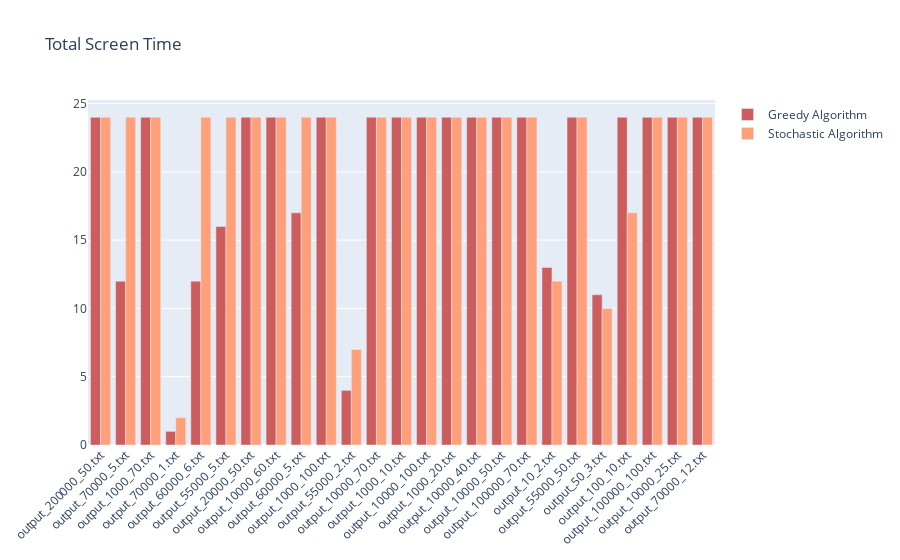

Notebook source saved alongside this figure:
### Code cell
fig = go.Figure()
fig.add_trace(go.Bar(
    x=files,
    y=screen_time_df['greedy'],
    name='Greedy Algorithm',
    marker_color='indianred'
))
fig.add_trace(go.Bar(
    x=files,
    y=screen_time_df['random'],
    name='Stochastic Algorithm',
    marker_color='lightsalmon'
))

fig.update_layout(barmode='group', xaxis_tickangle=-45, title="Total Screen Time")
fig.show()

### Figure 1 — Plotly figure (JSON) as saved in the notebook; plotly's stock layout.template omitted (floating-point values rounded to 4 significant figures)
{"data": [{"marker": {"color": "indianred"}, "name": "Greedy Algorithm", "type": "bar", "x": ["output_200000_50.txt", "output_70000_5.txt", "output_1000_70.txt", "output_70000_1.txt", "output_60000_6.txt", "output_55000_5.txt", "output_20000_50.txt", "output_10000_60.txt", "output_60000_5.txt", "output_1000_100.txt", "output_55000_2.txt", "output_10000_70.txt", "output_1000_10.txt", "output_10000_100.txt", "output_1000_20.txt", "output_10000_40.txt", "output_10000_50.txt", "output_100000_70.txt", "output_10_2.txt", "output_55000_50.txt", "output_50_3.txt", "output_100_10.txt", "output_100000_100.txt", "output_10000_25.txt", "output_70000_12.txt"], "y": [24, 12, 24, 1, 12, 16, 24, 24, 17, 24, 4, 24, 24, 24, 24, 24, 24, 24, 13, 24, 11, 24, 24, 24, 24]}, {"marker": {"color": "lightsalmon"}, "name": "Stochastic Algorithm", "type": "bar", "x": ["output_200000_50.txt", "output_70000_5.txt", "output_1000_70.txt", "output_70000_1.txt", "output_60000_6.txt", "output_55000_5.txt", "output_20000_50.txt", "output_10000_60.txt", "output_60000_5.txt", "output_1000_100.txt", "output_55000_2.txt", "output_10000_70.txt", "output_1000_10.txt", "output_10000_100.txt", "output_1000_20.txt", "output_10000_40.txt", "output_10000_50.txt", "output_100000_70.txt", "output_10_2.txt", "output_55000_50.txt", "output_50_3.txt", "output_100_10.txt", "output_100000_100.txt", "output_10000_25.txt", "output_70000_12.txt"], "y": [24, 24, 24, 2, 24, 24, 24, 24, 24, 24, 7, 24, 24, 24, 24, 24, 24, 24, 12, 24, 10, 17, 24, 24, 24]}], "layout": {"barmode": "group", "title": {"text": "Total Screen Time"}, "xaxis": {"tickangle": -45}}}
